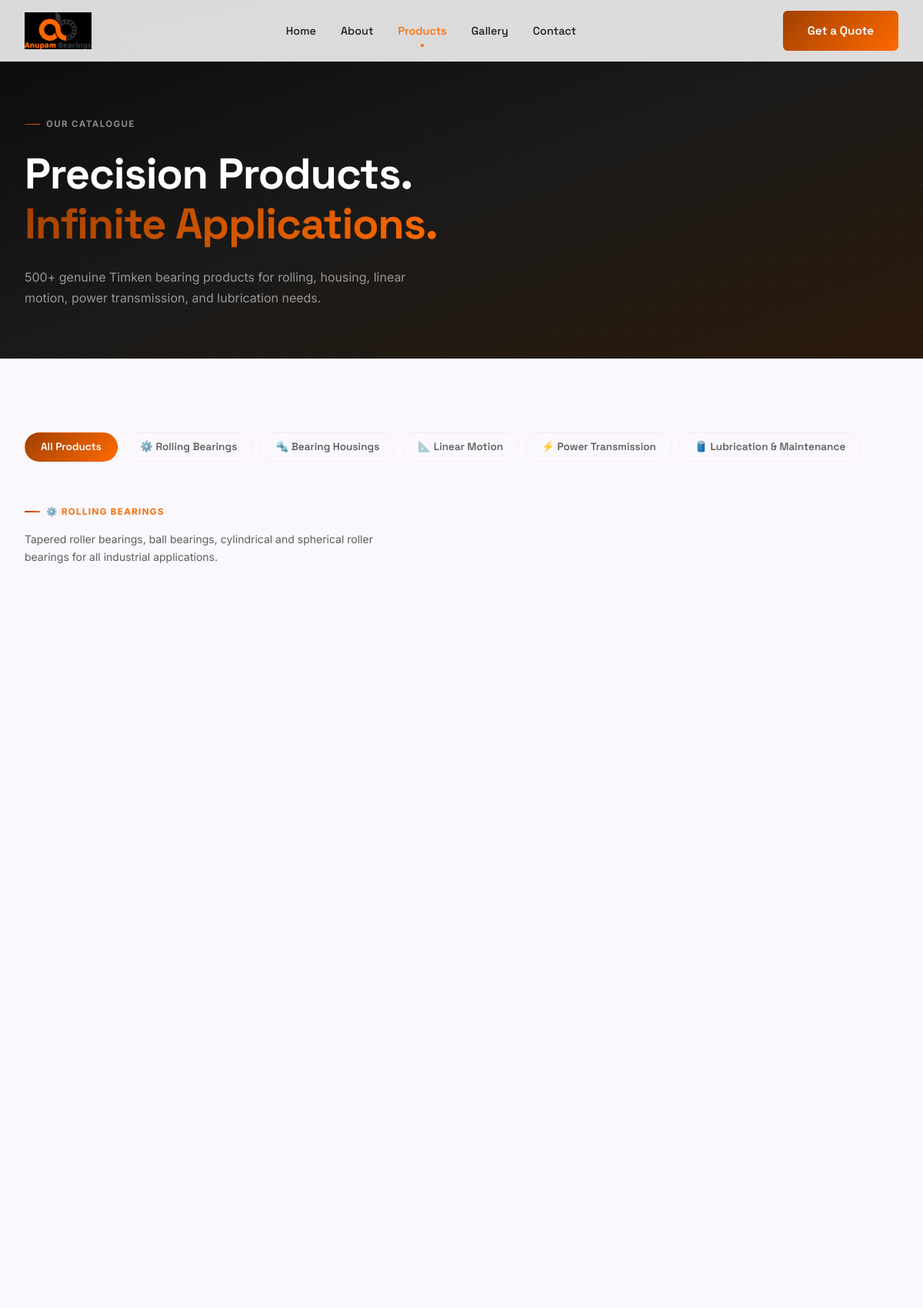
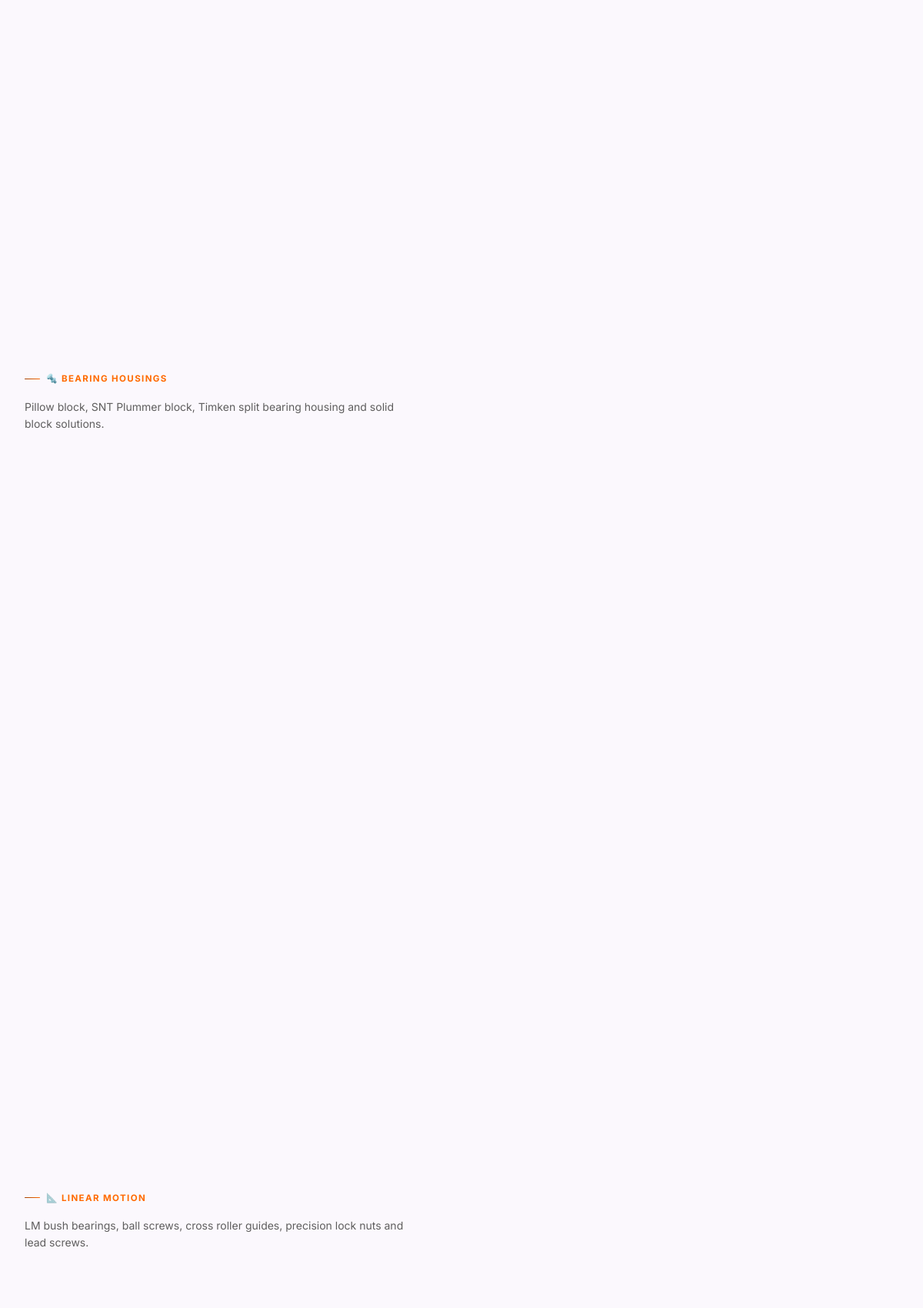
Screenshot of /products/ (upper part) with the database file from the repository (2 pictures, top to bottom).
### products/models.py (models this page shows, shortened)
class Category(models.Model):
    name = models.CharField(max_length=200)
    slug = models.SlugField(unique=True)
    description = models.TextField(blank=True)
    icon = models.CharField(max_length=100, blank=True, help_text="Icon class or emoji")
    image = models.ImageField(upload_to='categories/', blank=True, null=True)
    order = models.IntegerField(default=0)
    class Meta:
        verbose_name_plural = 'Categories'
        ordering = ['order', 'name']

### products/views.py (the view)
# urls.py: path('products/',              views.product_list,            name='products'),
def product_list(request):
    categories = Category.objects.prefetch_related('products').all()
    active_category = request.GET.get('category', None)
    return render(request, 'products/product_list.html', {
        'categories': categories,
        'active_category': active_category,
    })

### templates/products/product_list.html (shortened to what this page needs)
{% extends "base.html" %}
{% load static %}
{% block content %}
<section style="background:var(--gradient-hero);padding:9rem 0 4rem;position:relative;overflow:hidden;" aria-label="Products hero">
  <div class="dot-grid"></div>
  <div class="container" style="position:relative;z-index:1;">
    <p class="section-label anim-fade-up" style="color:rgba(255,255,255,0.5);">Our Catalogue</p>
    <h1 class="display-lg anim-fade-up" style="color:#fff;max-width:580px;margin-top:0.5rem;">
      Precision Products.<br/><span class="gradient-text">Infinite Applications.</span>
    </h1>
    <p class="body-lg anim-fade-up" style="color:rgba(255,255,255,0.55);max-width:500px;margin-top:1.5rem;">
      500+ genuine Timken bearing products for rolling, housing, linear motion, power transmission, and lubrication needs.
    </p>
  </div>
</section>
<section class="section-pad surface-base">
  <div class="container">
    <div class="category-tabs anim-fade-up" id="desktop-tabs">
      <button class="cat-tab active" data-cat="all">All Products</button>
      {% for category in categories %}
      <button class="cat-tab" data-cat="{{ category.slug }}">
        {{ category.icon }} {{ category.name }}
      </button>
      {% endfor %}
    </div>
    <div id="desktop-products-view">
      {% for category in categories %}
      <div class="products-section" data-cat="{{ category.slug }}" style="margin-bottom:var(--sp-8);">
        <div style="display:flex;align-items:center;justify-content:space-between;margin-bottom:var(--sp-4);">
          <div>
            <p class="section-label">{{ category.icon }} {{ category.name }}</p>
            <p style="color:var(--secondary);font-size:0.875rem;max-width:500px;">{{ category.description }}</p>
          </div>
        </div>
        <div class="products-grid anim-stagger-group">
        </div>
      </div>
      {% endfor %}
    </div>
  </div>
</section>
{% endblock %}

### static/css/main.css (style rules this page uses)
:root { --surface: #fbf8fd; --surface-container-low: #f5f3f8; --surface-container: #eeecf0; --surface-container-high: #e9e7eb; --surface-container-highest: #e4e2e6; --surface-container-lowest: #ffffff; --on-surface: #1b1b1f; --on-surface-variant: #46464a; --primary: #a14000; --primary-container: #ff6a00; --on-primary: #ffffff; --surface-tint: #a14000; --secondary: #5f5e5e; --outline-variant: #e2bfb0; --font-display: 'Space Grotesk', sans-serif; --font-body: 'Inter', sans-serif; --sp-1: 0.5rem; --sp-2: 1rem; --sp-3: 1.5rem; --sp-4: 2rem; --sp-6: 3rem; --sp-8: 4rem; --sp-12: 6rem; --radius-sm: 0.125rem; --radius-md: 0.375rem; --radius-lg: 0.75rem; --radius-xl: 1.5rem; --radius-full: 9999px; --shadow-ghost: 0px 20px 40px rgba(27, 27, 31, 0.06); --shadow-float: 0px 32px 64px rgba(27, 27, 31, 0.10); --gradient-primary: linear-gradient(135deg, var(--primary) 0%, var(--primary-container) 100%); --gradient-dark: linear-gradient(135deg, #0d0d0d 0%, #2b2b2b 100%); --gradient-hero: linear-gradient(160deg, #0a0a0a 0%, #1a1a1a 50%, #2b1a0a 100%); }
*, *::before, *::after { box-sizing: border-box; margin: 0; padding: 0; }
html { scroll-behavior: smooth; font-size: 16px; -webkit-font-smoothing: antialiased; }
body { font-family: var(--font-body); background: var(--surface); color: var(--on-surface); overflow-x: hidden; line-height: 1.6; }
h1, h2, h3, h4, h5 { font-family: var(--font-display); line-height: 1.15; }
.display-lg { font-size: 3.5rem; font-weight: 700; letter-spacing: -0.02em; }
.body-lg { font-size: 1.0rem; font-weight: 400; line-height: 1.7; }
.gradient-text { background: var(--gradient-primary); -webkit-background-clip: text; -webkit-text-fill-color: transparent; background-clip: text; }
.section-pad { padding: var(--sp-12) 0; }
.container { max-width: 1280px; margin: 0 auto; padding: 0 var(--sp-4); }
.surface-base { background: var(--surface); }
.anim-fade-up { opacity: 0; transform: translateY(40px); }
.section-label { display: inline-flex; align-items: center; gap: 0.5rem; font-size: 0.72rem; font-weight: 700; letter-spacing: 0.12em; text-transform: uppercase; color: var(--primary-container); margin-bottom: var(--sp-2); }
.section-label::before { content: ''; width: 20px; height: 1.5px; background: var(--gradient-primary); border-radius: 1px; }
.products-grid { display: grid; grid-template-columns: repeat(auto-fill, minmax(280px, 1fr)); gap: var(--sp-3); }
.category-tabs { display: flex; gap: var(--sp-1); flex-wrap: wrap; margin-bottom: var(--sp-6); }
.cat-tab { padding: 0.6rem 1.25rem; border-radius: var(--radius-full); font-family: var(--font-display); font-size: 0.85rem; font-weight: 600; cursor: pointer; background: transparent; color: var(--secondary); border: 1px solid rgba(226,191,176,0.2); transition: all 0.25s ease; }
.cat-tab.active, .cat-tab:hover { background: var(--gradient-primary); color: #fff; border-color: transparent; }
.dot-grid { position: absolute; inset: 0; background-image: radial-gradient(rgba(255,255,255,0.03) 1px, transparent 1px); background-size: 32px 32px; pointer-events: none; }

### rows the page displays
Category: icon "⚙️", name "Rolling Bearings", name "ROLLING BEARINGS", description "Tapered roller bearings, ball bearings, cylindrical and spherical roller bearings for all industrial applications."
Category: icon "🔩", name "Bearing Housings", name "BEARING HOUSINGS", description "Pillow block, SNT Plummer block, Timken split bearing housing and solid block solutions."
Category: icon "📐", name "Linear Motion", name "LINEAR MOTION", description "LM bush bearings, ball screws, cross roller guides, precision lock nuts and lead screws."
Category: icon "⚡", name "Power Transmission"
Category: icon "🛢️", name "Lubrication & Maintenance"
